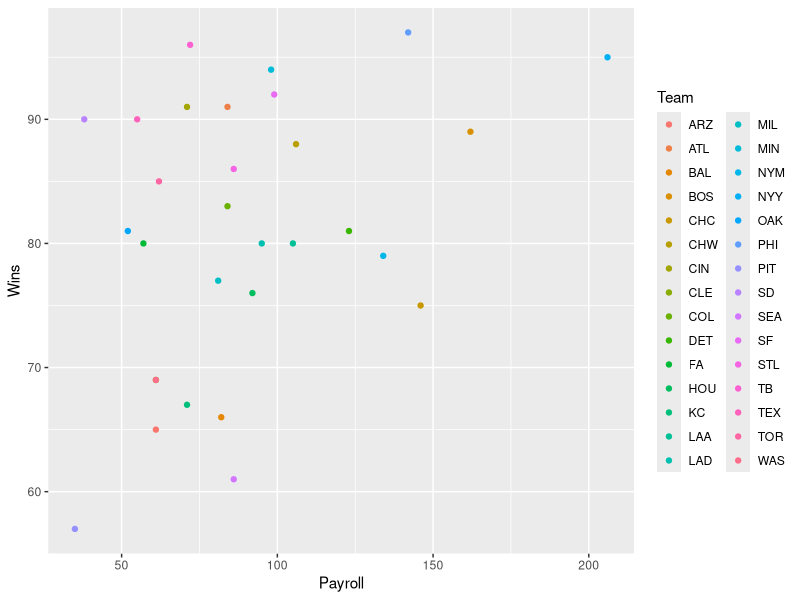
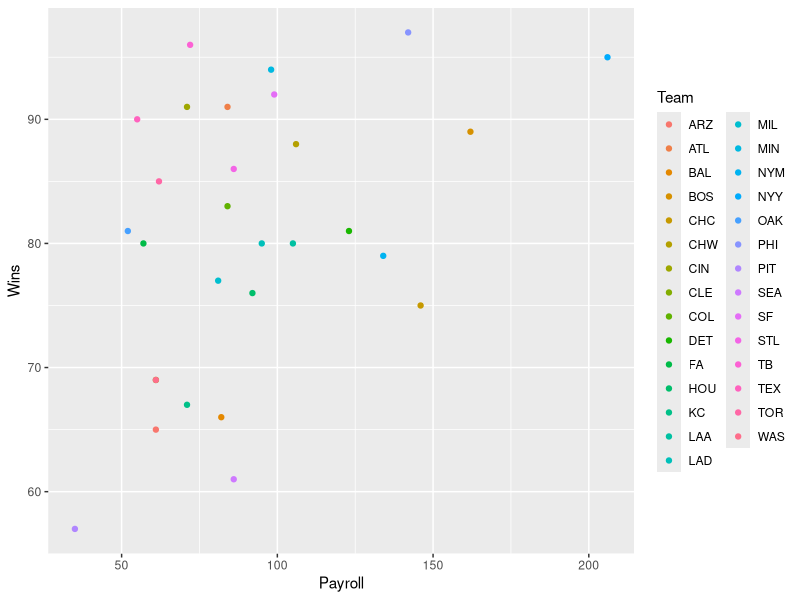

Recreate these plots in R, in order.
pathPrep <- function(path = "clipboard") {
  y <- if (path == "clipboard") {
    readClipboard()
  } else {
    cat("Please enter the path:\n\n")
    readline()
  }
  x <- chartr("\\", "/", y)
  writeClipboard(x)
  return(x)
}

library(ggplot2)

setwd("C:/Users/kthomas/Documents/SMU/MSDS6371 - Stats/Unit 8")

moneyball = read.csv("moneyball.csv")

#based on the scatter there appears to be some positive correlation. It may not be very strong though.
# I would guess 0.5 (why = there is a postive look, but the data appears to be scattered across my mental 
# line of best fit)
moneyScatter = ggplot(moneyball, aes(x=Payroll, y=Wins, group=Team)) + 
              geom_point(aes(colour=Team))


cor.test(moneyball$Payroll, moneyball$Wins) #corr.test also gives confidence intervals, p-value, t-stat, and df.... very good.

#Question 3 -- remove SD from dataset and redo analysis
noSD = moneyball[-29,]

nosdScatter = ggplot(noSD, aes(x=Payroll, y=Wins, group=Team)) + 
  geom_point(aes(colour=Team))

cor.test(noSD$Payroll, noSD$Wins)
